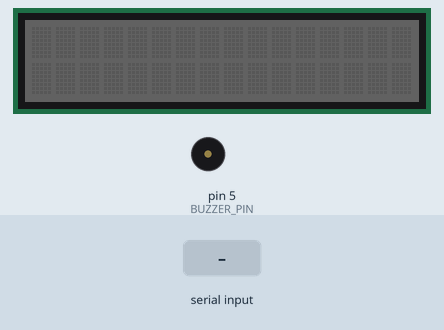
Recording of a sketch running on a simulated Arduino Uno, built with avr-gcc and run on an emulated ATmega328P. Shown: 16×2 character LCD, buzzer (waves = sounding). The inputs (shaded band) are chosen by the test bench.

Above: at 1.8 s.
1.9 s: "L" received over Serial
At 4.4 s:
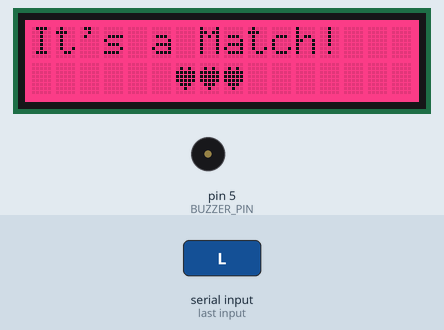
4.6 s: "D" received over Serial
At 6.8 s:
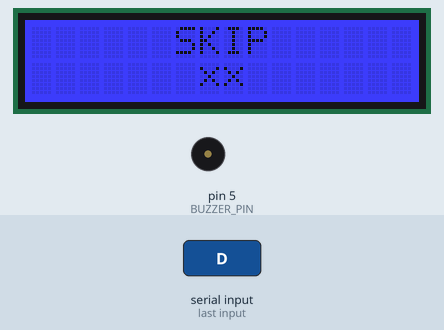
7.4 s: "l" received over Serial
At 9.4 s:
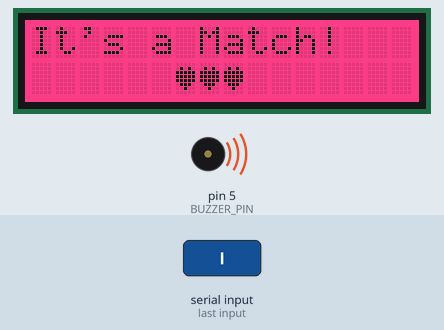
10.4 s: "d" received over Serial
At 16.5 s:
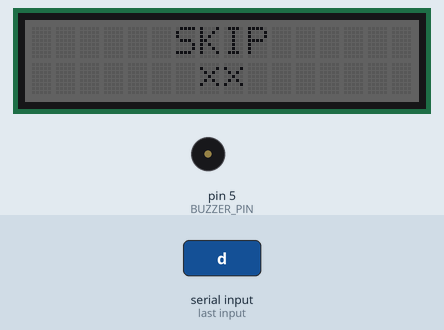
Timing chart, 0 to 17.5 s (numbered marks = the images above; inputs shaded):
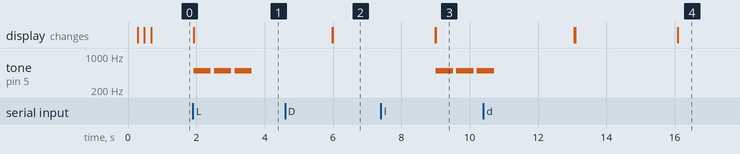

The sketch:

OpenHeartLCD.ino
```cpp
#include <Wire.h>
#include "rgb_lcd.h"

rgb_lcd lcd;

// --- Pin Definitions ---
const int BUZZER_PIN = 5;  // Grove buzzer on D5

// --- Color Definitions (R, G, B) ---
const int colorLike[3] = {255, 0, 100};   // Bright Pink
const int colorSkip[3] = {0, 0, 255};     // Bright Blue
const int colorIdle[3] = {50, 50, 50};    // Dim White (save power)

// --- Custom Character Bitmaps (5x8 pixels) ---
// Heart icon (Character 0)
byte heart[8] = {
    0b00000,
    0b01010,
    0b11111,
    0b11111,
    0b11111,
    0b01110,
    0b00100,
    0b00000
};

// X icon (Character 1)
byte xIcon[8] = {
    0b00000,
    0b10001,
    0b01010,
    0b00100,
    0b01010,
    0b10001,
    0b00000,
    0b00000
};

void setup() {
    Wire.begin();
    Serial.begin(9600);

    // Initialize buzzer pin
    pinMode(BUZZER_PIN, OUTPUT);
    digitalWrite(BUZZER_PIN, LOW);

    lcd.begin(16, 2);

    // Create custom characters
    lcd.createChar(0, heart);  // Register heart icon as character 0
    lcd.createChar(1, xIcon);  // Register X icon as character 1

    // STARTUP SEQUENCE
    // Flash colors to show it's alive
    lcd.setRGB(255, 0, 0); delay(200);
    lcd.setRGB(0, 255, 0); delay(200);
    lcd.setRGB(0, 0, 255); delay(200);

    // Set to Idle
    resetScreen();
}

void loop() {
    if (Serial.available() > 0) {
        char incomingByte = Serial.read();

        if (incomingByte == 'L' || incomingByte == 'l') {
            displayLike();
        }
        else if (incomingByte == 'D' || incomingByte == 'd') {
            displaySkip();
        }
    }
}

void displayLike() {
    // 1. Set Color
    lcd.setRGB(colorLike[0], colorLike[1], colorLike[2]);

    // 2. Clear & Print Text
    lcd.clear();
    lcd.setCursor(0, 0);
    lcd.print("It's a Match!");

    // 3. Draw Hearts (Custom Character 0)
    lcd.setCursor(6, 1); // Center bottom
    lcd.write((unsigned char)0);
    lcd.write((unsigned char)0);
    lcd.write((unsigned char)0);

    // 4. Play Match Sound - Happy celebration buzz!
    for (int i = 0; i < 3; i++) {
        tone(BUZZER_PIN, 500);  // Play 1000 Hz tone
        delay(500);
        noTone(BUZZER_PIN);
        delay(100);
    }

    // Hold for remaining time
    delay(2250);
    resetScreen();
}

void displaySkip() {
    // 1. Set Color
    lcd.setRGB(colorSkip[0], colorSkip[1], colorSkip[2]);

    // 2. Clear & Print Text
    lcd.clear();
    lcd.setCursor(0, 0);
    lcd.print("      SKIP      ");

    // 3. Draw Xs (Custom Character 1)
    lcd.setCursor(7, 1);
    lcd.write((unsigned char)1);
    lcd.write((unsigned char)1);

    // Hold for 3 seconds
    delay(3000);
    resetScreen();
}

void resetScreen() {
    lcd.setRGB(colorIdle[0], colorIdle[1], colorIdle[2]);
}
```

Measured:
- after the input at 1.9 s, tone on pin 5 (BUZZER_PIN): alternates 500 Hz for 0.50 s and silent for 0.10 s, starting at once; the display: changes at once (image 1)
- after the input at 4.6 s, the display: first differs from a run without the input after 1.4 s (image 2)
- after the input at 7.4 s, tone on pin 5 (BUZZER_PIN): alternates 500 Hz for 0.50 s and silent for 0.10 s, starting after 1.6 s; the display: first differs from a run without the input after 1.6 s (image 3)
- after the input at 10.4 s, the display: first differs from a run without the input after 2.7 s (image 4 shows a later state)
